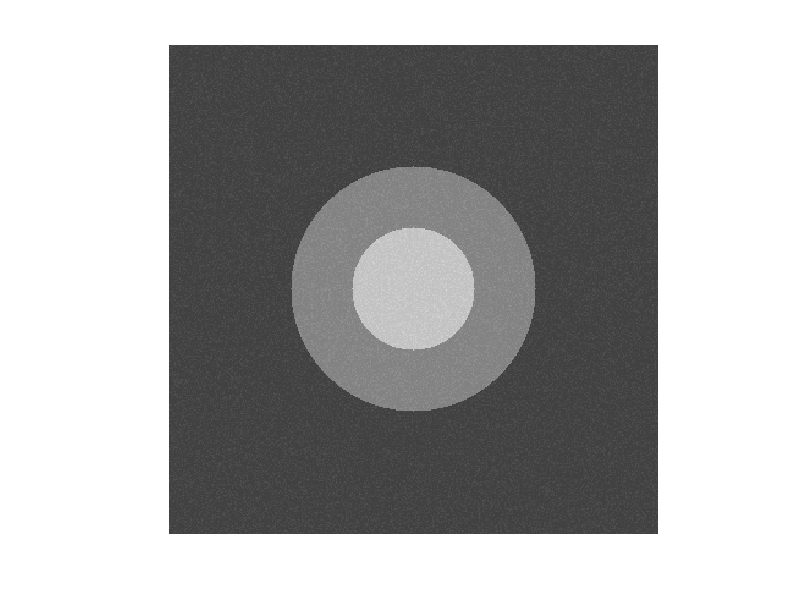

Here is the MATLAB script that generated this plot:
a = uint8(ones(400,400));
a=a.*64;

for i=(1:400)
    for j=(1:400)
        if ((i-200).^2+(j-200).^2)<= 10000
            a(i,j) = 128;
        end
    end
end 
for i=(1:400)
    for j=(1:400)
        if ((i-200).^2+(j-200).^2)<= 2500
            a(i,j) = 192;
        end
    end
end

r= -16+ (32)*rand(400, 400);
r2= uint8(r);
res = imadd(a,r2);
imshow(res)
